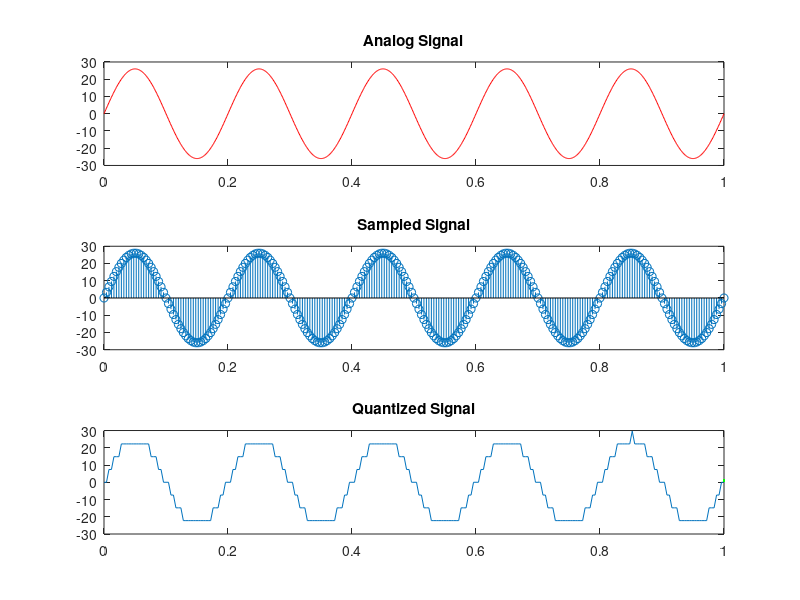

MATLAB code to generate this figure:
clc;
clear all;
close all;

t = 0:.001:1;
a = 26;
f = 5;

%orginal analog signal
x_con = a * sin(2*pi*f*t);
subplot(3,1,1);
plot(t,x_con,'r');
title('Analog Signal');
hold on;

%sampling
fs = 250;
ts = 0:1/fs:1;
x_dis = a * sin(2*pi*f*ts);
subplot(3,1,2);
stem(ts,x_dis);
title('Sampled Signal');
hold on;

%quantization
nBits = 3;
qLevels = 2^(nBits);
scalingFactor = (max(x_dis) - min(x_dis))/(qLevels-1);
x_quan = x_dis/scalingFactor;
x_quan = round(x_quan);
x_quan = x_quan * scalingFactor;
subplot(3,1,3);
plot(ts,x_quan,LineWidth=1,Color='g');
title('Quantized Signal');

